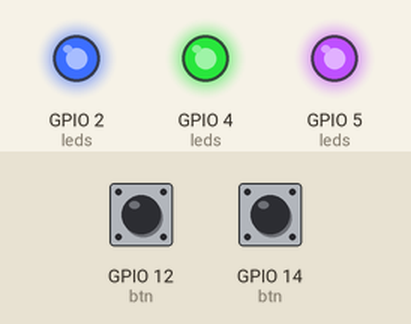
Recording of a sketch running on a simulated ESP32. On the bench: output pins drawn as LEDs (lit = HIGH). The test bench sets the inputs (shaded band); at power-on: GPIO 12 (btn) HIGH, GPIO 14 (btn) HIGH.

Above: at 0.12 s.
At 0.87 s:
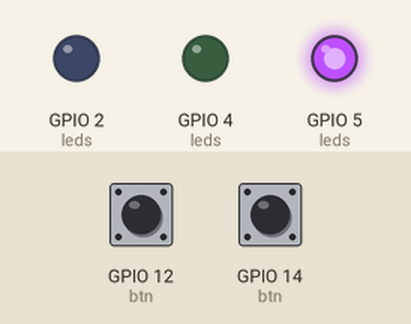
At 1.37 s:
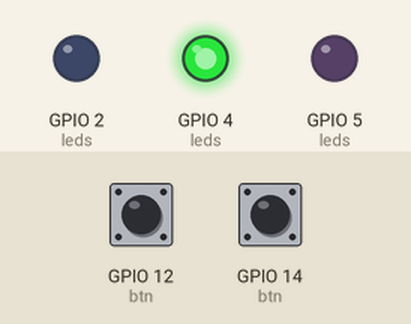
At 1.87 s:
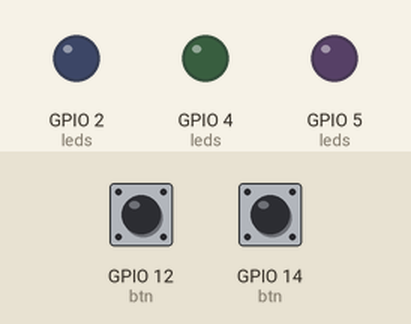
At 3.12 s:
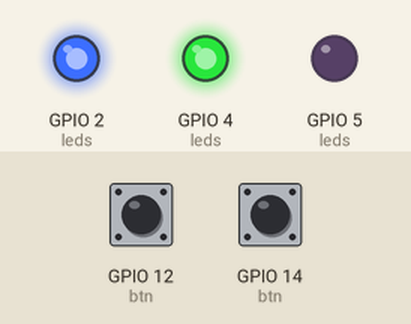
At 4.37 s:
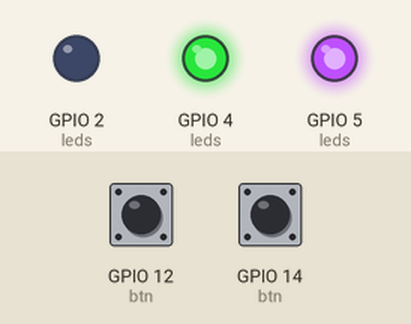
Timing chart, 0 to 4.7 s (numbered marks = the images above):
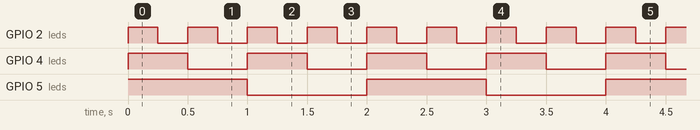

Measured:
- by itself, GPIO 2 (leds): alternates HIGH for 0.25 s and LOW for 0.25 s
- by itself, GPIO 4 (leds): alternates HIGH for 0.50 s and LOW for 0.50 s
- by itself, GPIO 5 (leds): alternates HIGH for 1.0 s and LOW for 1.0 s

The sketch:

sketch.ino
```cpp
#include <freertos/FreeRTOS.h>
#include <freertos/task.h>
#include "driver/gpio.h"

#define N_LEDS 3
#define N_BTN 2
#define PURPLE GPIO_NUM_5
#define GREEN GPIO_NUM_4
#define BLUE  GPIO_NUM_2
#define BTN1 GPIO_NUM_14
#define BTN2 GPIO_NUM_12

gpio_num_t leds[N_LEDS] = {PURPLE, GREEN, BLUE};
gpio_num_t btn[N_BTN] = {BTN1, BTN2};
TaskHandle_t t_handle[N_BTN] = {NULL, NULL};
bool isPaused[N_BTN] = {false, false};

void purpleLED(void *pvParameter) {
  while (true) {
    gpio_set_level(leds[0], 1);
    vTaskDelay(pdMS_TO_TICKS(1000));
    gpio_set_level(leds[0], 0);
    vTaskDelay(pdMS_TO_TICKS(1000));

    if (!gpio_get_level(btn[0]) && isPaused[0]) {
      vTaskResume(t_handle[0]);
      isPaused[0] = !isPaused[0];
    } else if (!gpio_get_level(btn[0]) && !isPaused[0]) {
      vTaskSuspend(t_handle[0]);
      isPaused[0] = !isPaused[0];
    }
  }
}

void greenLED(void *pvParameter) {
  while (true) {
    gpio_set_level(leds[1], 1);
    vTaskDelay(pdMS_TO_TICKS(500));
    gpio_set_level(leds[1], 0);
    vTaskDelay(pdMS_TO_TICKS(500));

    if (!gpio_get_level(btn[1]) && isPaused[1]) {
      vTaskResume(t_handle[1]);
      isPaused[1] = !isPaused[1];
    } else if (!gpio_get_level(btn[1]) && !isPaused[1]) {
      vTaskSuspend(t_handle[1]);
      isPaused[1] = !isPaused[1];
    }
  }
}

void blueLED(void *pvParameter) {
  while (true) {
    gpio_set_level(leds[2], 1);
    vTaskDelay(pdMS_TO_TICKS(250));
    gpio_set_level(leds[2], 0);
    vTaskDelay(pdMS_TO_TICKS(250));
  }
}

void createTasks() {
  xTaskCreate( &purpleLED, "purple_led", 2048, NULL, 5, NULL);
  xTaskCreate( &greenLED, "green_led", 2048, NULL, 5, &t_handle[0]);
  xTaskCreate( &blueLED, "blue_led", 2048, NULL, 5, &t_handle[1]);
}

void confLED() {
  for (int i = 0; i < N_LEDS; i++) {
    gpio_reset_pin(leds[i]);
    gpio_set_direction(leds[i], GPIO_MODE_OUTPUT);
  }
}

void confBTN() {
  for (int i = 0; i < N_BTN; i++) {
    gpio_reset_pin(btn[i]);
    gpio_set_direction(btn[i], GPIO_MODE_INPUT);
  }
}

extern "C" void app_main()
{
  confLED();
  confBTN();
  createTasks();
}
```
